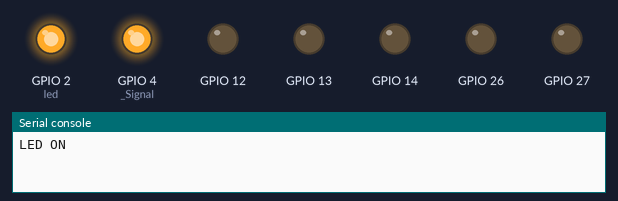
The program below on a simulated ESP32 board running MicroPython. Shown: output pins drawn as LEDs (lit = HIGH), the last lines printed to the serial console. Library files of the repository ran but are not shown: 1 file(s).

Above: at 0.5 s.
At 1.7 s:
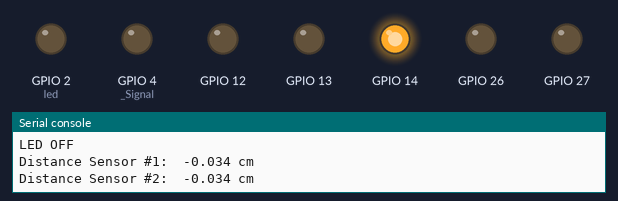
At 2.3 s:
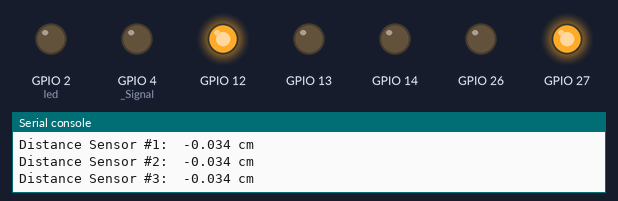
At 4.8 s:
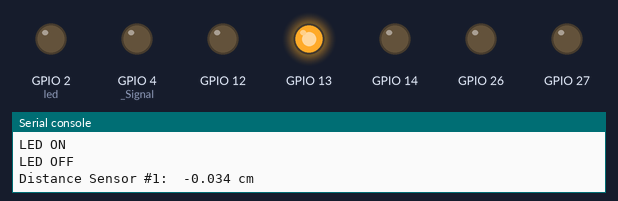
At 6.6 s:
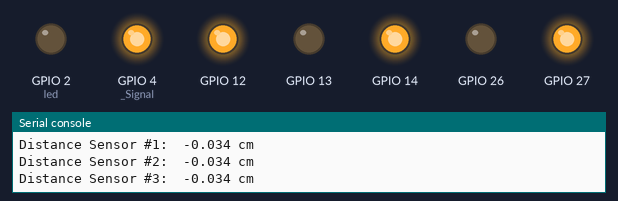
Timing chart, 0 to 8.3 s (numbered marks = the images above):
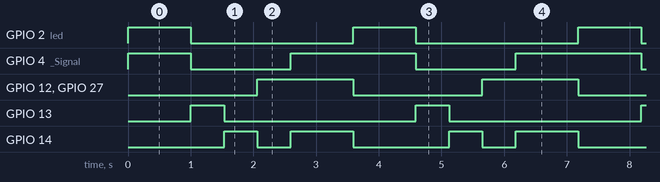

Measured:
- by itself, GPIO 2 (led): alternates HIGH for 1.0 s and LOW for 2.6 s
- by itself, GPIO 4 (_Signal): repeats every 3.6 s: LOW 1.6 s, HIGH 2.0 s
- by itself, GPIO 12, GPIO 27: alternates HIGH for 1.5 s and LOW for 2.1 s
- by itself, GPIO 13: alternates HIGH for 0.53 s and LOW for 3.1 s
- by itself, GPIO 14: repeats every 3.6 s: LOW 0.53 s, HIGH 1.0 s, LOW 1.5 s, HIGH 0.53 s

The program:

main.py
```python
"""
Authors:                Andres Tangarife & Keven Lou
Date:                   2023-02-14
Description:            Multiplexer Demo to send a a high value to the LED in channels 0 and 14
"""

from machine import Pin, time_pulse_us
from mux import Mux
import time

# Create the multiplexer object
mux = Mux(13, 12, 14, 27, 26)

#   Create a Signal object in the pin 4
_Signal = Pin(4, Pin.OUT)

# LED pin 2
led = Pin(2, Pin.OUT)

sounn_Speed = 340
TRIG_PULSE_DURATION_US = 10


#   Trig Pins
_Sensor1 = Pin(18, Pin.IN)
_Sensor2 = Pin(33, Pin.IN)
_Sensor3 = Pin(25, Pin.IN)

#   While loop to send a high value to the LED in channels 0 and 14
while True:
    led.value(1)
    print("LED ON")
    mux.set_channel(0)
    _Signal.value(1)
    time.sleep(1)
    led.value(0)
    print("LED OFF")

    mux.set_channel(1)
    _Signal.value(0)
    time.sleep_us(5)
    _Signal.value(1)
    time.sleep_us(TRIG_PULSE_DURATION_US)
    _Signal.value(0)

    ultraSonic_Duration = time_pulse_us(_Sensor1, 1, 30000)
    distance = ultraSonic_Duration * sounn_Speed / 2 / 10000

    print("Distance Sensor #1: ", distance, "cm")
    time.sleep_ms(500)

    mux.set_channel(4)
    _Signal.value(0)
    time.sleep_us(5)
    _Signal.value(1)
    time.sleep_us(TRIG_PULSE_DURATION_US)
    _Signal.value(0)

    ultraSonic_Duration = time_pulse_us(_Sensor2, 1, 30000)
    distance = ultraSonic_Duration * sounn_Speed / 2 / 10000

    print("Distance Sensor #2: ", distance, "cm")
    time.sleep_ms(500)

    mux.set_channel(10)
    _Signal.value(0)
    time.sleep_us(5)
    _Signal.value(1)
    time.sleep_us(TRIG_PULSE_DURATION_US)
    _Signal.value(0)

    ultraSonic_Duration = time_pulse_us(_Sensor3, 1, 30000)
    distance = ultraSonic_Duration * sounn_Speed / 2 / 10000

    print("Distance Sensor #3: ", distance, "cm")
    time.sleep_ms(500)

    mux.set_channel(14)
    _Signal.value(1)
    time.sleep(1)
```

mux.py
```python
#   Class to manage the Multiplexer CD74HC4067

from machine import Pin, ADC

class Mux:

    # Constructor
    def __init__(self, pin_s0, pin_s1, pin_s2, pin_s3, pin_e):
        self.pin_s0 = Pin(pin_s0, Pin.OUT)
        self.pin_s1 = Pin(pin_s1, Pin.OUT)
        self.pin_s2 = Pin(pin_s2, Pin.OUT)
        self.pin_s3 = Pin(pin_s3, Pin.OUT)
        self.pin_e = Pin(pin_e, Pin.OUT)
        self.pin_e.value(0)

    # Set the channel
    def set_channel(self, channel):
        self.pin_s0.value(channel & 0x1)
        self.pin_s1.value(channel & 0x2)
        self.pin_s2.value(channel & 0x4)
        self.pin_s3.value(channel & 0x8)

    """# Read the value of the channel
    def read_channel(self, channel):
        self.set_channel(channel)
        self.pin_e.value(0)
        adc = ADC(0)
        value = adc.read()
        self.pin_e.value(1)
        return value
    """
    
```
